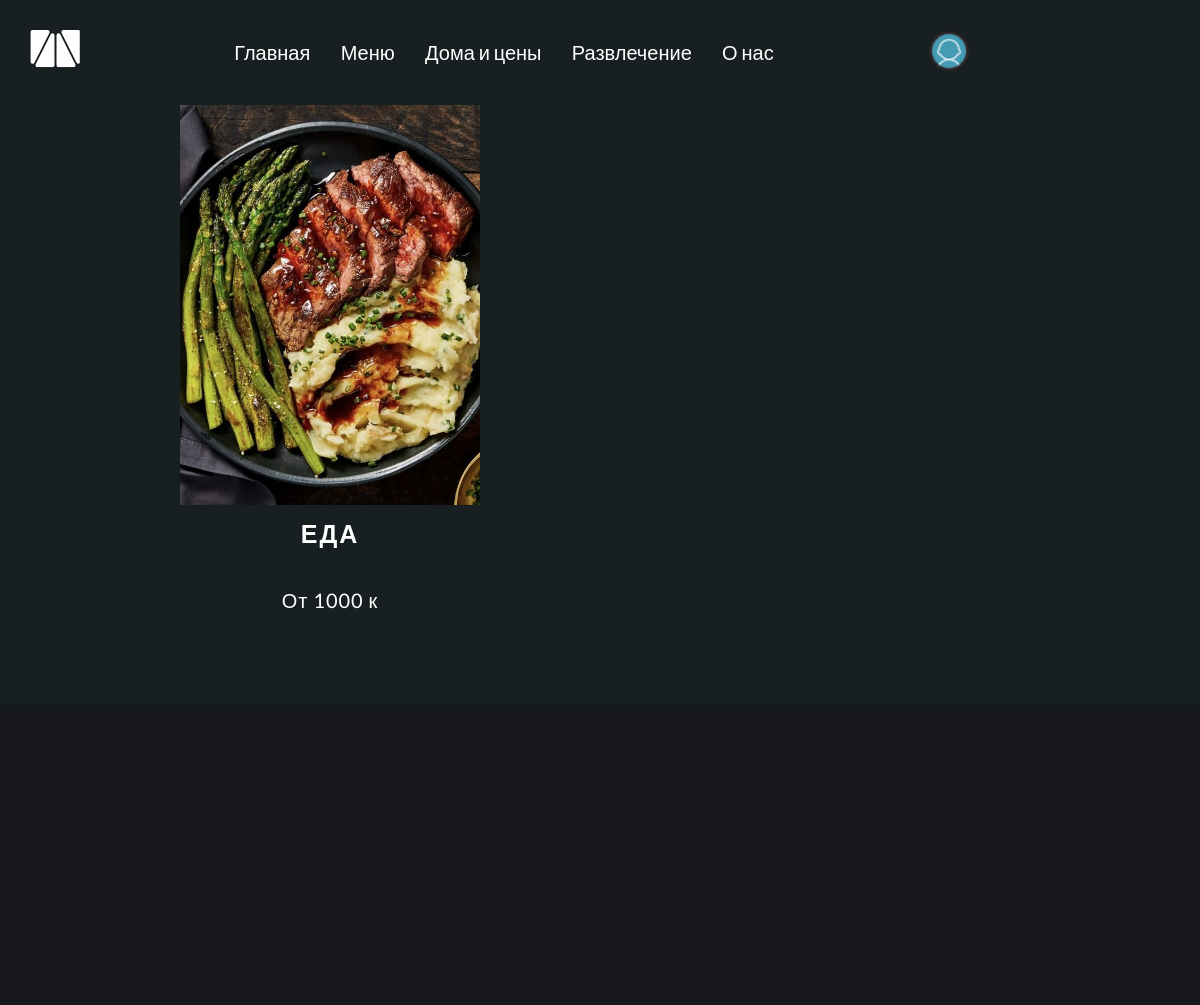
The app's page /menu/ with its own data.
### mainapp/models.py (models this page shows, shortened)
class Menu(models.Model):
    title = models.CharField(max_length=50)
    description = models.TextField(blank=False, null=False)
    feature_image = models.ImageField(upload_to='menu/%Y/%m/%d', default='default-services.jpg')
    total = models.IntegerField(default=0, blank=True, null=True)
    price = models.IntegerField(default=1000, blank=False, null=False)
    create = models.DateTimeField(auto_now_add=True)

### mainapp/views.py (the view)
# urls.py: path('menu/', views.menu, name='menu'),
def menu(request):
    menu_card = Menu.objects.all()
    context = {'menu_card': menu_card}
    return render(request, 'mainapp/menu-pages.html', context)

### mainapp/templates/mainapp/menu-pages.html (shortened to what this page needs)
{% extends 'mainapp/base.html' %}
{% block content %}
<main>
    {% include 'includes/menu.html' %}
</main>
{% endblock %}

### mainapp/templates/includes/menu.html
<section>
    <div class="wrapper--section-services">
      {% for menu in menu_card %}
      <div class="services_card">
        <img src="{{ menu.feature_image.url }}" alt="турбаза" />
        <div class="card_title">
          <h3>{{ menu.title }}</h3>
          <p>От {{ menu.price }} к </p>
        </div>
      </div>
      {% endfor %}
    </div>
</section>

### mainapp/static/css/base.css (style rules this page uses)
* { margin: 0 auto; padding: 0; box-sizing: border-box; max-width: 2000px; font-family: var(--lato); font-style: normal; text-decoration: none; list-style: none; background-repeat: no-repeat; }
body { background: var(--green); }
:root { --black: #17181d; --white: #fff; --green: #171f21; --blue: #05485b; --olive: #808040; --form_color: #bed2d8; --input_color: rgb(171, 171, 71); --input_warning: rgba(139, 189, 136, 0.702); --btn_positive: #4e6064; --vikings: "Noto Sans Runic", sans-serif; --lato: "Lato", sans-serif; --tr_button: all 1s; }
.wrapper--section-services { display: grid; grid-template-columns: repeat(3, 1fr); grid-column-gap: 30px; grid-row-gap: 30px; width: 70%; margin: auto; }
.services_card { margin: 0 0 200px 0; }
.services_card, .services_card img { width: 300px; height: 400px; cursor: pointer; }
.card_title { color: var(--white); margin: 10px auto; height: 300px; text-align: center; }
.card_title h3 { font-size: 25px; text-transform: uppercase; margin-bottom: 20px; letter-spacing: 2px; height: 50px; }
.card_title p { font-size: 20px; letter-spacing: 1px; }

### records on screen
Menu: feature_image (picture), title "ЕДА", price "1000"
